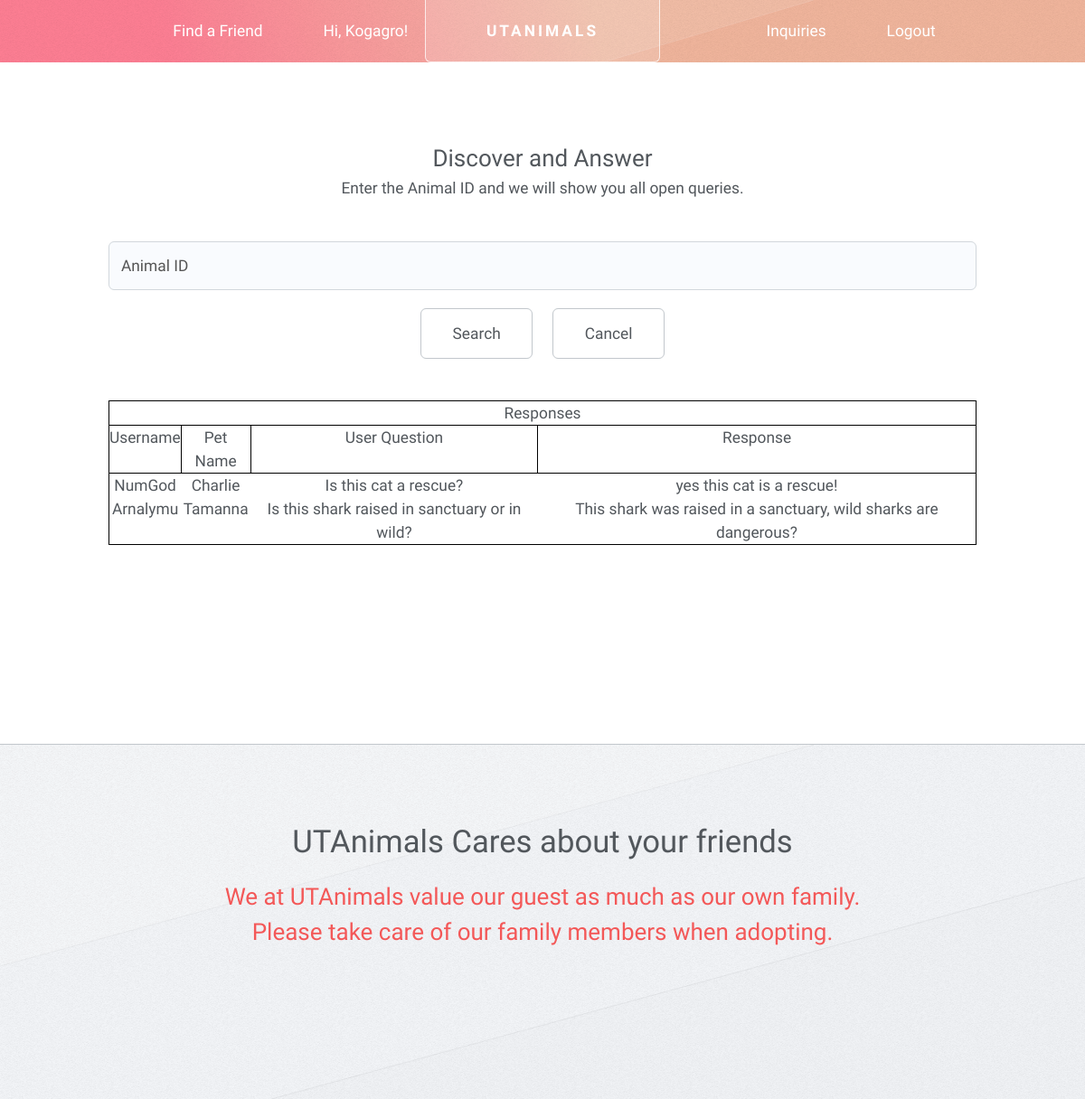
The app's page /inquiry_admin.php (signed in) with its own data.
### tables this page shows
CREATE TABLE INQUIRY(
	Inquiry_id INTEGER NOT NULL AUTO_INCREMENT,
	U_PID INTEGER NOT NULL,
	A_PID INTEGER DEFAULT NULL,
	AID INTEGER NOT NULL,
	u_date DateTime NOT NULL,
	u_q varchar(500),
	a_date DateTime,
	FOREIGN KEY (AID) REFERENCES ANIMAL(AID),
	FOREIGN KEY (U_PID) REFERENCES PROFILE(PID),
	FOREIGN KEY (A_PID) REFERENCES PROFILE(PID),
	PRIMARY KEY (Inquiry_id)
);

CREATE TABLE PROFILE (
	PID INTEGER NOT NULL AUTO_INCREMENT,
	Email varchar(100) NOT NULL,
	Phone varchar(12),
	Fname varchar(100) NOT NULL,
	Lname varchar(100) NOT NULL,
	Minit CHAR,
	Jdate DateTime NOT NULL,
	P_TYPE CHAR NOT NULL,
	P_Password varchar(12) NOT NULL,
	Uname varchar(12) NOT NULL UNIQUE,
	Ssn varchar(9),
	UNIQUE(PID),
	UNIQUE(Email),
	UNIQUE(Phone),
	UNIQUE(Uname),
	PRIMARY KEY (PID)
);

CREATE TABLE ANIMAL(
	AID INTEGER NOT NULL AUTO_INCREMENT,
	Added_by INTEGER NOT NULL,
	Removed_by INTEGER DEFAULT NULL,
	Name varchar(100),
	A_TYPE CHAR NOT NULL,
	Sex CHAR NOT NULL,
	Color varchar(50) NOT NULL,
	Diet varchar(200),
	Available BIT NOT NULL,
	Weight FLOAT NOT NULL,
	Height FLOAT NOT NULL,
	DoB DateTime NOT NULL,
	is_kid_friendly BIT NOT NULL,
	is_vac BIT,
	Description varchar(500),
	A_date DateTime NOT NULL,
	Breed varchar(20),
	UNIQUE(AID),
	PRIMARY KEY(AID),
	FOREIGN KEY (Added_by) REFERENCES PROFILE(PID) ON DELETE NO ACTION ON UPDATE CASCADE,
	FOREIGN KEY (Removed_by) REFERENCES PROFILE(PID) ON DELETE NO ACTION ON UPDATE CASCADE
);

CREATE TABLE ANSWERS(
	admin_id INTEGER NOT NULL,
	a_date DateTime NOT NULL,
	a_ans VARCHAR(500) NOT NULL,
	FOREIGN KEY (admin_id) REFERENCES PROFILE(PID),
	PRIMARY KEY(admin_id, a_date)
);

### inquiry_admin.php (the view, shortened to what this page needs)
<!DOCTYPE HTML>
<html>
<head>
    <link rel="stylesheet" href="assets/css/main.css" />
</head>
<body class="no-sidebar is-preload">
    <div id="page-wrapper">
        <div id="header-wrapper">
            <div id="header" class="container">
                <h1 id="logo"><a href="index.php">UTAnimals</a></h1>
                <nav id="nav">
                    <ul>
                        <li>
                            <a href="find.php">Find a Friend</a>
                        </li>
                        <li><a href="profile.php">
                                <?php
                                if ($_SESSION['username'] == '')
                                    echo "Profile";
                                else
                                    echo "Hi, " . $_SESSION['username'] . "!";
                                ?>
                            </a></li>
                        <li class="break"><a href="inquiry.php">Inquiries</a></li>
                        <li><a href="logout.php">Logout</a></li>
                    </ul>
                </nav>
            </div>
        </div>
        <div class="wrapper">
            <div class="container" id="main">
                <section class="col-6 col-12-narrower">
                    <form method="post" action="#">
                        <div class="row gtr-50">
                            <div class="col-12" style="text-align:center; width:100%; ">
                                <h3>Discover and Answer</h3>
                                <p>
                                    Enter the Animal ID and we will show you all open queries.
                                </p>
                            </div>
                            <div class="col-12" style="text-align:center; width:100%; ">
                                <input name="aid" placeholder="Animal ID" type="text" maxlength="100" minlength="1" />
                            </div>
                            <div class="col-12">
                                <ul class="actions" style="text-align:center;">
                                    <li><input type="Submit" value="Search" /></li>
                                    <li><a href="profile.php" class="button">Cancel</a></li>
                                </ul>
                            </div>
                            <div class="col-12">
                                <table style="border:1px solid black;width:100%;">
                                    <tr style="border:1px solid black;">
                                        <th colspan="4"> Responses
                                        </th>
                                    </tr>
                                    <tr>
                                        <th colspan="1" style="border:1px solid black;">Username</th>
                                        <th colspan="1" style="border:1px solid black;">Pet Name</th>
                                        <th colspan="1" style="border:1px solid black;">User Question</th>
                                        <th colspan="1" style="border:1px solid black;">Response</th>
                                    </tr>
                                    <?php
                                    $conn = OpenCon();
                                    $a_pid = $_SESSION['pid'];
                                    $get_donation_sql = "SELECT * FROM inquiry where A_PID='$a_pid';";
                                    $donation_aid_arr = $conn->query($get_donation_sql);
                                    while ($donation_aid = $donation_aid_arr->fetch_assoc()) {
                                        $aid = $donation_aid['AID'];
                                        $u_pid = $donation_aid['U_PID'];
                                        echo "<tr style=\"text-align:center;\">";
                                        $result_user = $conn->query("SELECT * from profile where PID='$u_pid';");
                                        $result_u = $result_user->fetch_assoc();
                                        echo "<td>" . $result_u['Uname'] . "</td>";
                                        $result_aid = $conn->query("SELECT * from animal where AID='$aid';");
                                        $result_a = $result_aid->fetch_assoc();
                                        echo "<td>" . $result_a['Name'] . "</td>";
                                        echo "<td>" . $donation_aid['u_q'] . "</td>";
                                        $admin_date = $donation_aid['a_date'];
                                        $result_response = $conn->query("SELECT * from answers where a_date='$admin_date' and admin_id='$a_pid';");
                                        $result_r = $result_response->fetch_assoc();
                                        echo "<td>" . $result_r['a_ans'] . "</td>";
                                        echo "</tr>";
                                    }
                                    ?>
                                </table>
                            </div>
                        </div>
                    </form>
                </section>
            </div>
        </div>
        <div id="footer-wrapper">
            <div id="footer" class="container">
                <header class="major">
                    <h2>UTAnimals Cares about your friends</h2>
                    <p>We at UTAnimals value our guest as much as our own family.<br> Please take care of our family members when adopting. </p>
                </header>
            </div>
        </div>
    </div>
</body>
</html>

### records on screen
inquiry: U_PID.Uname "NumGod", AID.Name "Charlie", u_q "Is this cat a rescue?", answers.a_ans "yes this cat is a rescue!"
inquiry: U_PID.Uname "Arnalymu", AID.Name "Tamanna", u_q "Is this shark raised in sanctuary or in wild?", answers.a_ans "This shark was raised in a sanctuary, wild sharks are dangerous?"

### other values on screen
$_SESSION['username'] "Kogagro"
